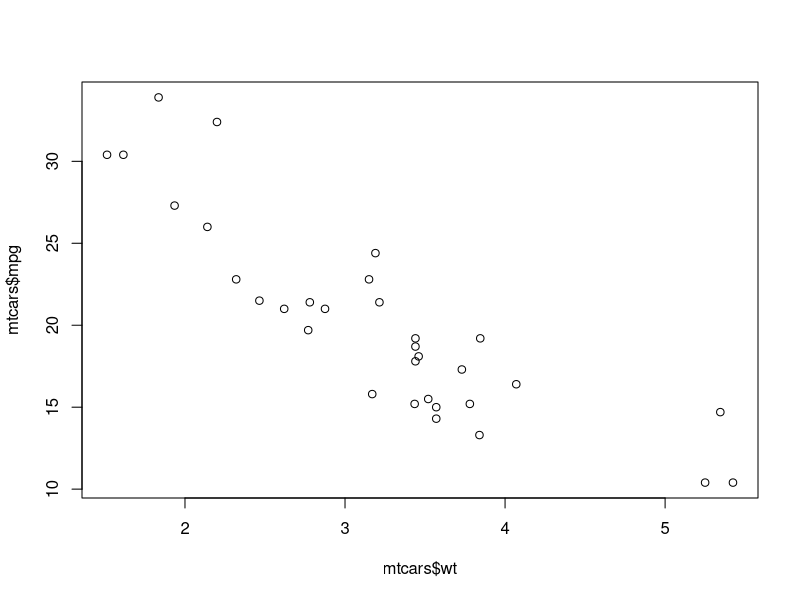
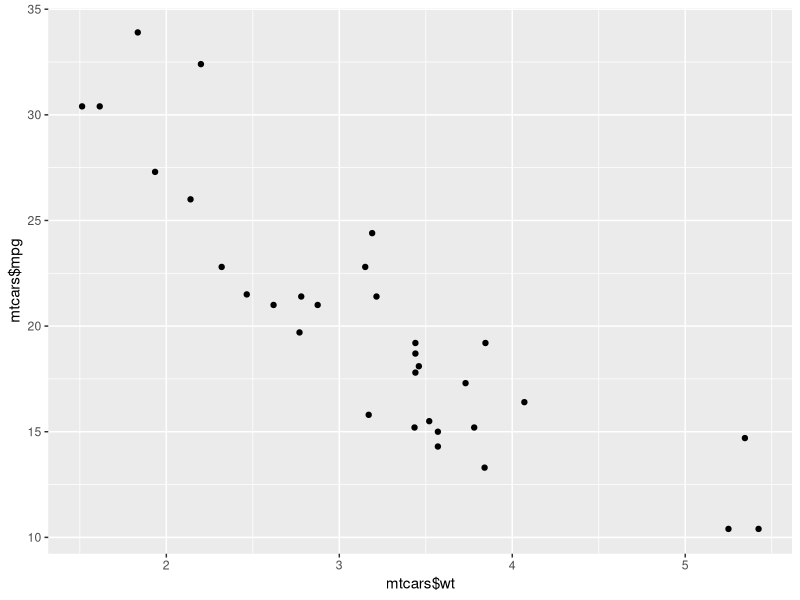
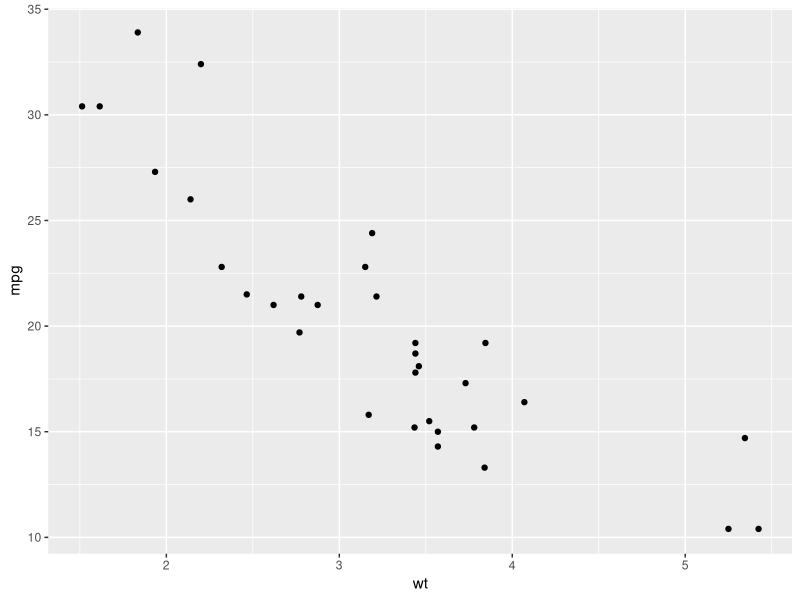
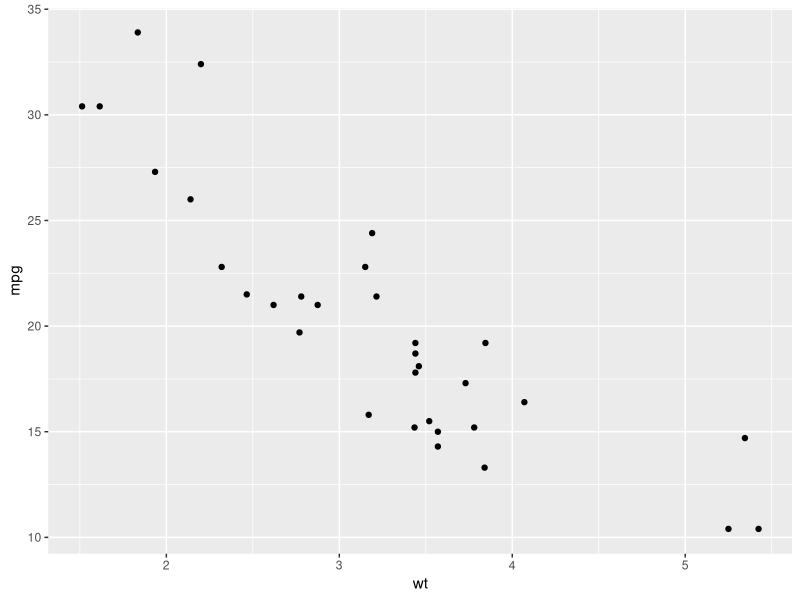

Recreate these plots in R, in order.
library(ggplot2)    # always load ggplot2 library first

# === basic ===
plot(mtcars$wt, mtcars$mpg)
# === qplot() ===
qplot(mtcars$wt, mtcars$mpg)
qplot(wt, mpg, data=mtcars)  # if they are in same data.frame
# === ggplot() ===
ggplot(mtcars, aes(x=wt, y=mpg)) + geom_point()
